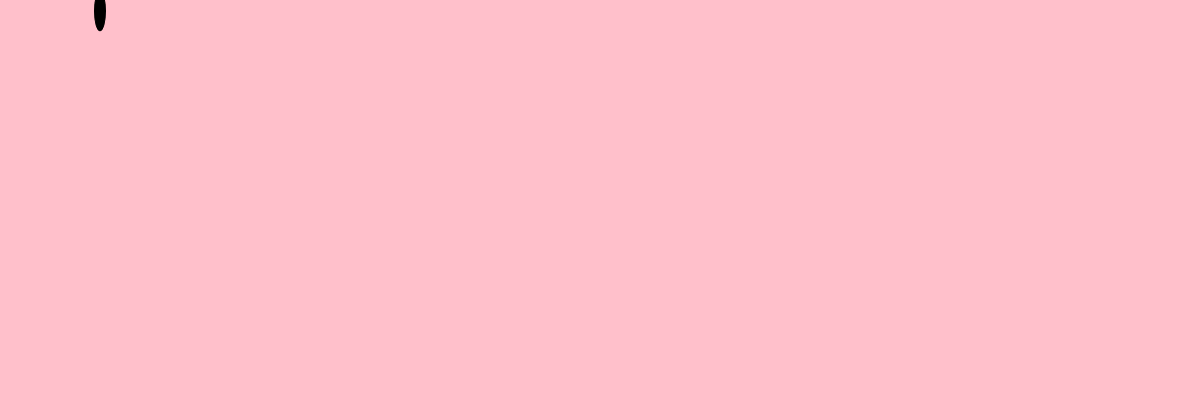
Frame 1 (no input)
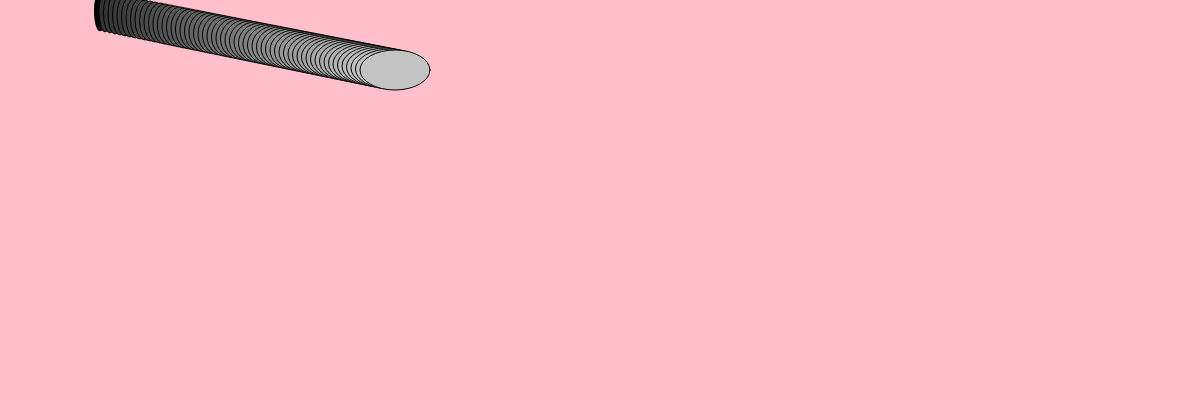
Frame 60 (no input)
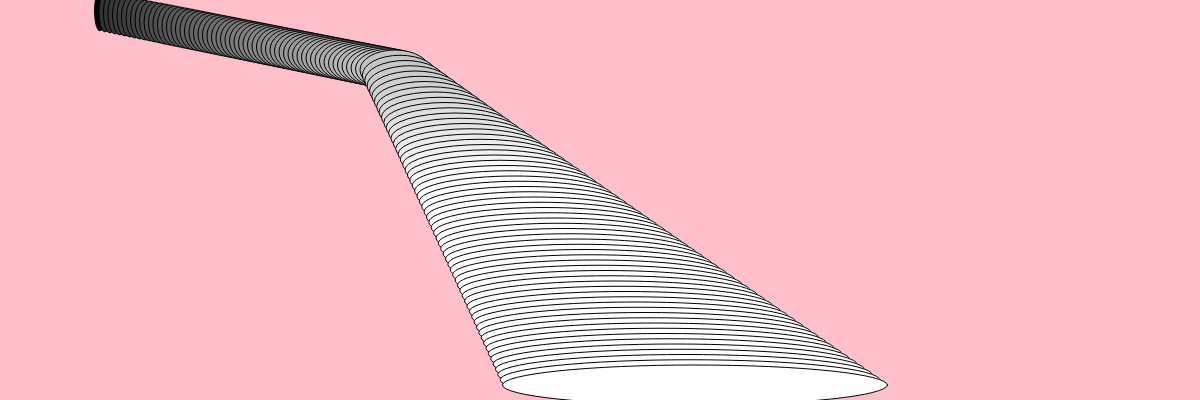
Frame 120 (the mouse pressed at the canvas centre since frame 60)

The p5.js sketch that drew these frames (run headless with seeded random() and noise() and a simulated clock; from frame 60 on, the mouse is pressed at the canvas centre):

// p5.js sketch
// ── sketch.js


let ball = {};
ball.width = 40;
ball.x = 10;
ball.y = 10;
ball.delta_x = 1;
ball.delta_y = 1;
ball.scale_x = 1;
ball.scale_y = 1;


var pos_x1 = 100;
var col = 0;
var b = 0;
var g = 255;

function setup() {
    createCanvas(windowWidth, 400);
    background("pink");
}



function draw() {

    ball.x += ball.delta_x * ball.scale_x;
    ball.y += ball.delta_y * ball.scale_y;


    if (ball.x >= width || ball.x <= 0) {
        ball.delta_x = -1 * ball.delta_x;
    }
    if (ball.y >= height || ball.y <= 0) {
        ball.delta_y = -1 * ball.delta_y;
    }

    fill(col);
    ellipse(pos_x1, ball.x, ball.y, ball.width, ball.width);
    col = pos_x1/2;
    //position of rectangle
    pos_x1 = pos_x1 + 5;
    //Goes across canvas
    pos_x1 = pos_x1 % width;

}

function mousePressed() {
    ball.scale_x = map(mouseX, 0, width, 0.5, 10);
    ball.scale_y = map(mouseY, 0, height, 0.5, 10);
}
